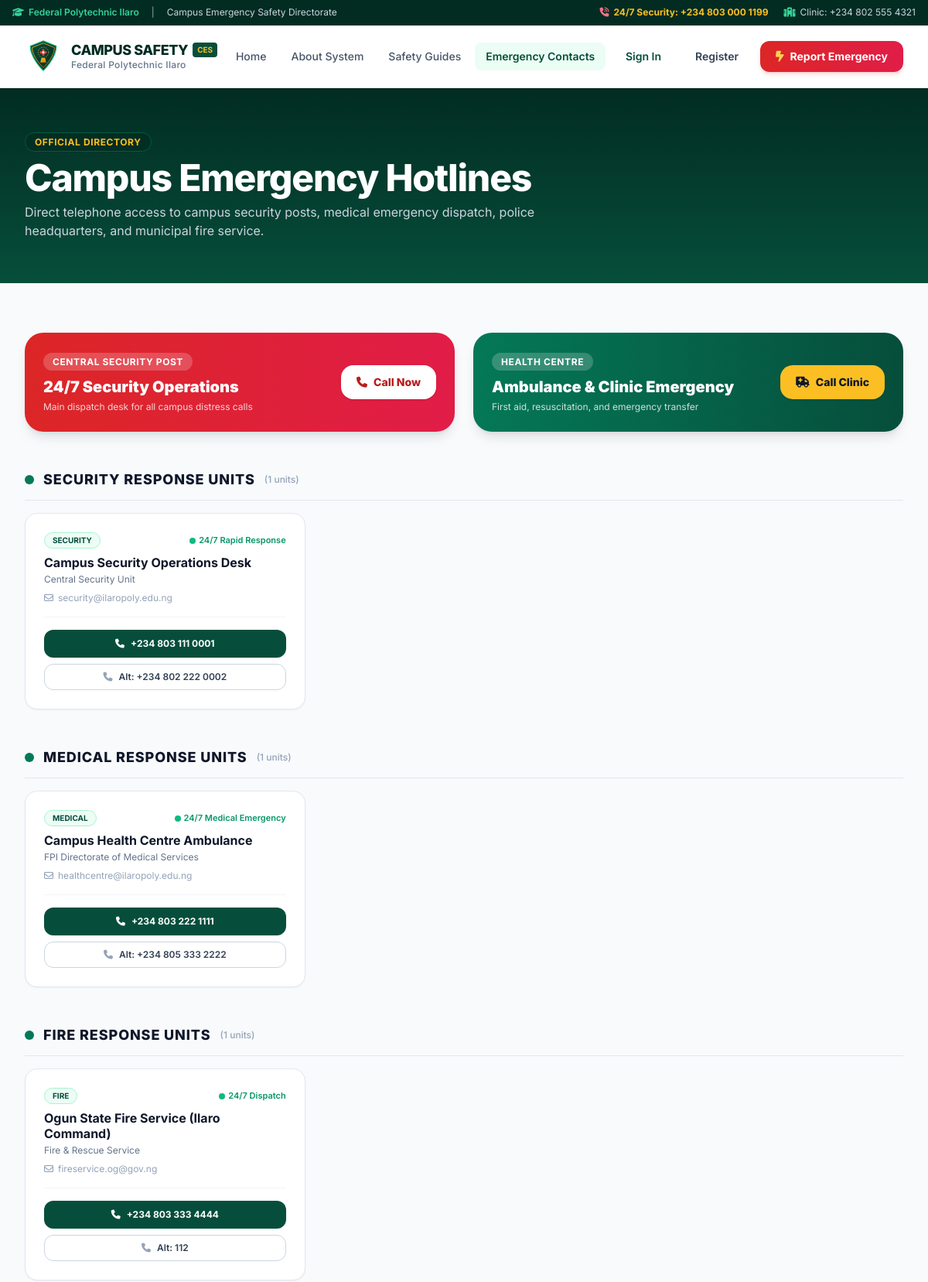
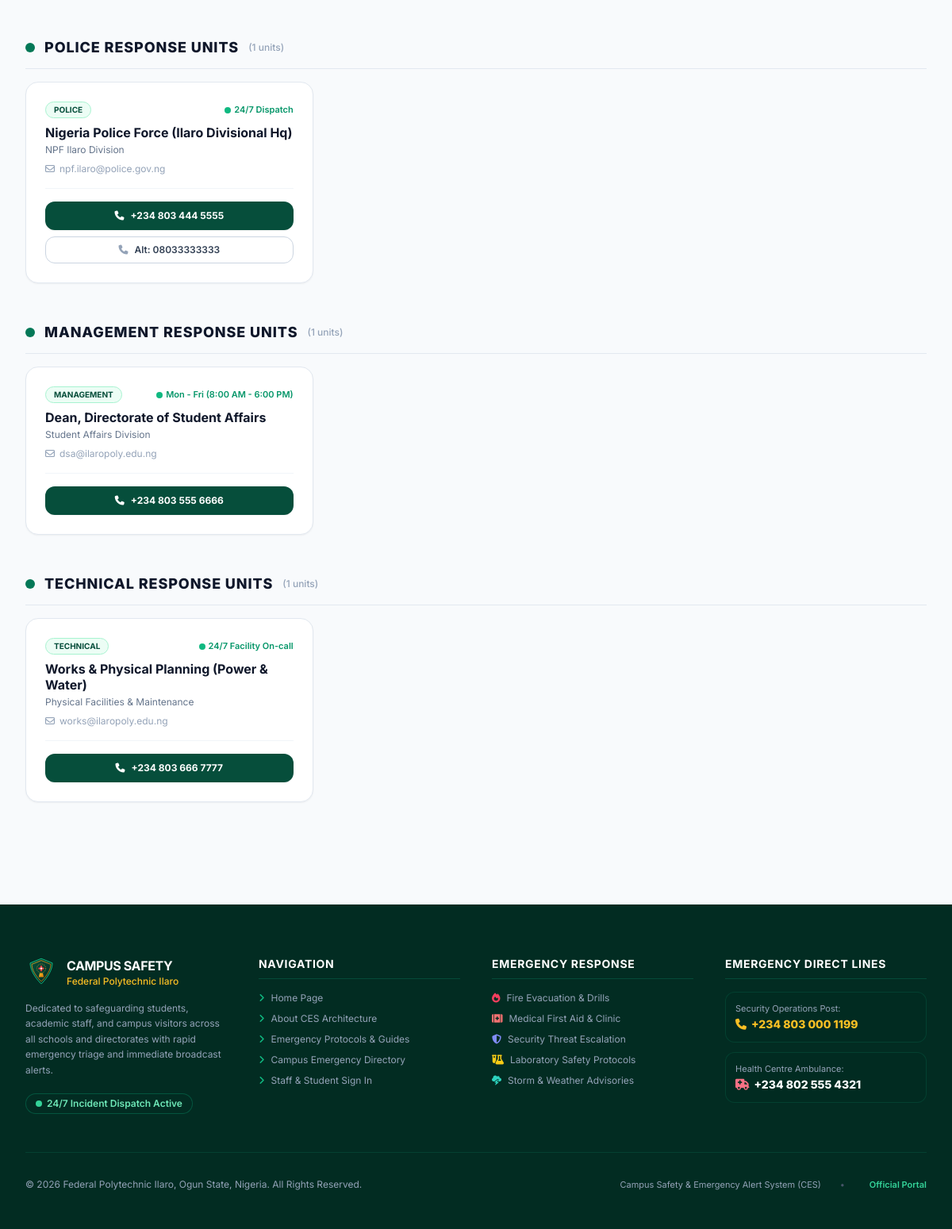
/contacts.php, run on the app's committed database (2 pictures, top to bottom).
### tables this page shows
CREATE TABLE `emergency_contacts` (
  `id` INT UNSIGNED AUTO_INCREMENT PRIMARY KEY,
  `name` VARCHAR(120) NOT NULL,
  `department` VARCHAR(150) NOT NULL,
  `phone` VARCHAR(30) NOT NULL,
  `alt_phone` VARCHAR(30) DEFAULT NULL,
  `email` VARCHAR(120) DEFAULT NULL,
  `availability` VARCHAR(80) NOT NULL DEFAULT '24/7 Rapid Response',
  `category` ENUM('Security', 'Medical', 'Fire', 'Police', 'Management', 'Technical') NOT NULL DEFAULT 'Security',
  `priority_order` INT NOT NULL DEFAULT 1,
  `created_at` TIMESTAMP DEFAULT CURRENT_TIMESTAMP
);

### includes/functions.php (called while the page is built, shortened)
<?php
function e(?string $str): string {
    return htmlspecialchars($str ?? '', ENT_QUOTES, 'UTF-8');
}

### contacts.php (the view, shortened to what this page needs)
<?php
require_once __DIR__ . '/includes/header.php';
$pdo = getDB();
$contacts = $pdo->query("SELECT * FROM emergency_contacts ORDER BY priority_order ASC")->fetchAll();
$grouped = [];
foreach ($contacts as $c) {
    $grouped[$c['category']][] = $c;
}
?>
<div class="bg-gradient-to-b from-fpi-900 to-fpi-800 text-white py-14">
    <div class="max-w-7xl mx-auto px-4 sm:px-6 lg:px-8 text-center sm:text-left">
        <span class="text-xs font-bold uppercase tracking-wider text-amber-400 bg-emerald-950/80 px-3 py-1 rounded-full border border-emerald-700/60">
            Official Directory
        </span>
        <h1 class="text-3xl sm:text-4xl lg:text-5xl font-extrabold tracking-tight mt-3">
            Campus Emergency Hotlines
        </h1>
        <p class="text-slate-300 max-w-2xl text-sm sm:text-base mt-2">
            Direct telephone access to campus security posts, medical emergency dispatch, police headquarters, and municipal fire service.
        </p>
    </div>
</div>
<div class="max-w-7xl mx-auto px-4 sm:px-6 lg:px-8 py-16 space-y-12">
    <div class="grid grid-cols-1 md:grid-cols-2 gap-6">
        <div class="p-6 rounded-3xl bg-gradient-to-r from-red-600 to-rose-600 text-white shadow-lg flex items-center justify-between gap-4">
            <div>
                <span class="text-xs font-bold uppercase tracking-wider bg-white/20 px-3 py-1 rounded-full text-white">Central Security Post</span>
                <h3 class="text-xl font-black mt-2">24/7 Security Operations</h3>
                <p class="text-xs text-white/80 mt-1">Main dispatch desk for all campus distress calls</p>
            </div>
            <a href="tel:<?= str_replace(' ', '', EMERGENCY_HOTLINE) ?>" class="px-5 py-3 rounded-2xl bg-white text-red-700 font-extrabold text-sm shadow hover:bg-slate-100 transition whitespace-nowrap flex items-center gap-2">
                <i class="fa-solid fa-phone"></i> Call Now
            </a>
        </div>
        <div class="p-6 rounded-3xl bg-gradient-to-r from-emerald-700 to-fpi-800 text-white shadow-lg flex items-center justify-between gap-4">
            <div>
                <span class="text-xs font-bold uppercase tracking-wider bg-white/20 px-3 py-1 rounded-full text-white">Health Centre</span>
                <h3 class="text-xl font-black mt-2">Ambulance &amp; Clinic Emergency</h3>
                <p class="text-xs text-white/80 mt-1">First aid, resuscitation, and emergency transfer</p>
            </div>
            <a href="tel:<?= str_replace(' ', '', CLINIC_HOTLINE) ?>" class="px-5 py-3 rounded-2xl bg-amber-400 text-slate-900 font-extrabold text-sm shadow hover:bg-amber-300 transition whitespace-nowrap flex items-center gap-2">
                <i class="fa-solid fa-ambulance"></i> Call Clinic
            </a>
        </div>
    </div>
    <?php foreach ($grouped as $category => $items): ?>
    <div class="space-y-4">
        <div class="flex items-center gap-3 border-b border-slate-200 pb-3">
            <span class="w-3 h-3 rounded-full bg-emerald-700"></span>
            <h3 class="text-lg font-extrabold text-slate-900 uppercase tracking-wider"><?= e($category) ?> Response Units</h3>
            <span class="text-xs text-slate-400 font-medium">(<?= count($items) ?> units)</span>
        </div>
        <div class="grid grid-cols-1 md:grid-cols-2 lg:grid-cols-3 gap-6">
            <?php foreach ($items as $item): ?>
            <div class="bg-white rounded-2xl p-6 border border-slate-200 shadow-sm hover:shadow-md transition flex flex-col justify-between space-y-4">
                <div>
                    <div class="flex items-center justify-between gap-2 mb-2">
                        <span class="px-2.5 py-0.5 rounded-full text-[10px] font-bold uppercase bg-emerald-50 text-fpi-800 border border-emerald-200">
                            <?= e($item['category']) ?>
                        </span>
                        <span class="text-[11px] font-semibold text-emerald-600 flex items-center gap-1">
                            <span class="w-2 h-2 rounded-full bg-emerald-500 animate-pulse"></span>
                            <?= e($item['availability']) ?>
                        </span>
                    </div>
                    <h4 class="text-base font-bold text-slate-900 leading-tight"><?= e($item['name']) ?></h4>
                    <p class="text-xs text-slate-500 mt-1"><?= e($item['department']) ?></p>
                    <?php if (!empty($item['email'])): ?>
                    <p class="text-xs text-slate-400 mt-2 flex items-center gap-1.5 truncate">
                        <i class="fa-regular fa-envelope text-slate-400"></i>
                        <a href="mailto:<?= e($item['email']) ?>" class="hover:text-fpi-800 transition"><?= e($item['email']) ?></a>
                    </p>
                    <?php endif; ?>
                </div>
                <div class="pt-4 border-t border-slate-100 space-y-2">
                    <a href="tel:<?= str_replace(' ', '', $item['phone']) ?>" class="w-full inline-flex items-center justify-center gap-2 py-2.5 px-4 rounded-xl bg-fpi-800 hover:bg-fpi-900 text-white font-bold text-xs shadow-sm transition">
                        <i class="fa-solid fa-phone"></i> <?= e($item['phone']) ?>
                    </a>
                    <?php if (!empty($item['alt_phone'])): ?>
                    <a href="tel:<?= str_replace(' ', '', $item['alt_phone']) ?>" class="w-full inline-flex items-center justify-center gap-2 py-2 px-4 rounded-xl border border-slate-300 hover:bg-slate-50 text-slate-700 font-semibold text-xs transition">
                        <i class="fa-solid fa-phone text-slate-400"></i> Alt: <?= e($item['alt_phone']) ?>
                    </a>
                    <?php endif; ?>
                </div>
            </div>
            <?php endforeach; ?>
        </div>
    </div>
    <?php endforeach; ?>
</div>
<?php require_once __DIR__ . '/includes/footer.php'; ?>

### data on the page
emergency_contacts: category "SECURITY", availability "24/7 Rapid Response", name "Campus Security Operations Desk", department "Central Security Unit", email "security@ilaropoly.edu.ng", phone "+234 803 111 0001", alt_phone "+234 802 222 0002"
emergency_contacts: category "MEDICAL", availability "24/7 Medical Emergency", name "Campus Health Centre Ambulance", department "FPI Directorate of Medical Services", email "healthcentre@ilaropoly.edu.ng", phone "+234 803 222 1111", alt_phone "+234 805 333 2222"
emergency_contacts: category "FIRE", availability "24/7 Dispatch", name "Ogun State Fire Service (Ilaro Command)", department "Fire & Rescue Service", email "fireservice.og@gov.ng", phone "+234 803 333 4444", alt_phone "112"
emergency_contacts: category "POLICE", availability "24/7 Dispatch", name "Nigeria Police Force (Ilaro Divisional Hq)", department "NPF Ilaro Division", email "npf.ilaro@police.gov.ng", phone "+234 803 444 5555", alt_phone "08033333333"
emergency_contacts: category "MANAGEMENT", availability "Mon - Fri (8:00 AM - 6:00 PM)", name "Dean, Directorate of Student Affairs", department "Student Affairs Division", email "dsa@ilaropoly.edu.ng", phone "+234 803 555 6666"
emergency_contacts: category "TECHNICAL", availability "24/7 Facility On-call", name "Works & Physical Planning (Power & Water)", department "Physical Facilities & Maintenance", email "works@ilaropoly.edu.ng", phone "+234 803 666 7777"

### other printed values
INSTITUTION_NAME "Federal Polytechnic Ilaro"
EMERGENCY_HOTLINE "+234 803 000 1199"
CLINIC_HOTLINE "+234 802 555 4321"
$category "SECURITY"
count($items) "1"
$category "MEDICAL"
$category "FIRE"
$category "POLICE"
$category "MANAGEMENT"
$category "TECHNICAL"
